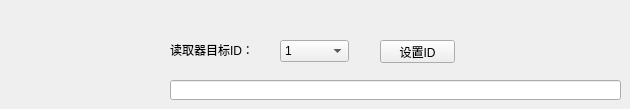
   <widget class="QWidget" name="tab_2">
    <attribute name="title">
     <string>读取器ID设置</string>
    </attribute>
    <widget class="QPushButton" name="pushButton_SetTargetReaderID">
     <property name="geometry">
      <rect>
       <x>380</x>
       <y>40</y>
       <width>75</width>
       <height>23</height>
      </rect>
     </property>
     <property name="text">
      <string>设置ID</string>
     </property>
    </widget>
    <widget class="QComboBox" name="comboBox_TargetReaderID">
     <property name="geometry">
      <rect>
       <x>280</x>
       <y>40</y>
       <width>69</width>
       <height>22</height>
      </rect>
     </property>
     <item>
      <property name="text">
       <string>1</string>
      </property>
     </item>
     <item>
      <property name="text">
       <string>2</string>
      </property>
     </item>
     <item>
      <property name="text">
       <string>3</string>
      </property>
     </item>
     <item>
      <property name="text">
       <string>4</string>
      </property>
     </item>
     <item>
      <property name="text">
       <string>5</string>
      </property>
     </item>
     <item>
      <property name="text">
       <string>6</string>
      </property>
     </item>
     <item>
      <property name="text">
       <string>7</string>
      </property>
     </item>
     <item>
      <property name="text">
       <string>8</string>
      </property>
     </item>
     <item>
      <property name="text">
       <string>9</string>
      </property>
     </item>
     <item>
      <property name="text">
       <string>10</string>
      </property>
     </item>
     <item>
      <property name="text">
       <string>11</string>
      </property>
     </item>
     <item>
      <property name="text">
       <string>12</string>
      </property>
     </item>
     <item>
      <property name="text">
       <string>13</string>
      </property>
     </item>
     <item>
      <property name="text">
       <string>14</string>
      </property>
     </item>
     <item>
      <property name="text">
       <string>15</string>
      </property>
     </item>
     <item>
      <property name="text">
       <string>16</string>
      </property>
     </item>
     <item>
      <property name="text">
       <string>17</string>
      </property>
     </item>
     <item>
      <property name="text">
       <string>18</string>
      </property>
     </item>
     <item>
      <property name="text">
       <string>19</string>
      </property>
     </item>
     <item>
      <property name="text">
       <string>20</string>
      </property>
     </item>
     <item>
      <property name="text">
       <string>21</string>
      </property>
     </item>
     <item>
      <property name="text">
       <string>22</string>
      </property>
     </item>
     <item>
      <property name="text">
       <string>23</string>
      </property>
     </item>
     <item>
      <property name="text">
       <string>24</string>
      </property>
     </item>
     <item>
      <property name="text">
       <string>25</string>
      </property>
     </item>
     <item>
      <property name="text">
       <string>26</string>
      </property>
     </item>
     <item>
      <property name="text">
       <string>27</string>
      </property>
     </item>
     <item>
      <property name="text">
       <string>28</string>
      </property>
     </item>
     <item>
      <property name="text">
       <string>29</string>
      </property>
     </item>
     <item>
      <property name="text">
       <string>30</string>
      </property>
     </item>
     <item>
      <property name="text">
       <string>31</string>
      </property>
     </item>
     <item>
      <property name="text">
       <string>32</string>
      </property>
     </item>
     <item>
      <property name="text">
       <string>33</string>
      </property>
     </item>
     <item>
      <property name="text">
       <string>34</string>
      </property>
     </item>
     <item>
      <property name="text">
       <string>35</string>
      </property>
     </item>
     <item>
      <property name="text">
       <string>36</string>
      </property>
     </item>
     <item>
      <property name="text">
       <string>37</string>
      </property>
     </item>
     <item>
      <property name="text">
       <string>38</string>
      </property>
     </item>
     <item>
      <property name="text">
       <string>39</string>
      </property>
     </item>
     <item>
      <property name="text">
       <string>40</string>
      </property>
     </item>
     <item>
      <property name="text">
       <string>41</string>
      </property>
     </item>
     <item>
      <property name="text">
       <string>42</string>
      </property>
     </item>
    </widget>
    <widget class="QLabel" name="label_5">
     <property name="geometry">
      <rect>
       <x>170</x>
       <y>40</y>
       <width>101</width>
       <height>20</height>
      </rect>
     </property>
     <property name="text">
      <string>读取器目标ID：</string>
     </property>
    </widget>
    <widget class="QLineEdit" name="lineEdit_CheckSetReaderIDStatus">
     <property name="geometry">
      <rect>
       <x>170</x>
       <y>80</y>
       <width>451</width>
       <height>20</height>
      </rect>
     </property>
     <property name="readOnly">
      <bool>true</bool>
     </property>
    </widget>
   </widget>
